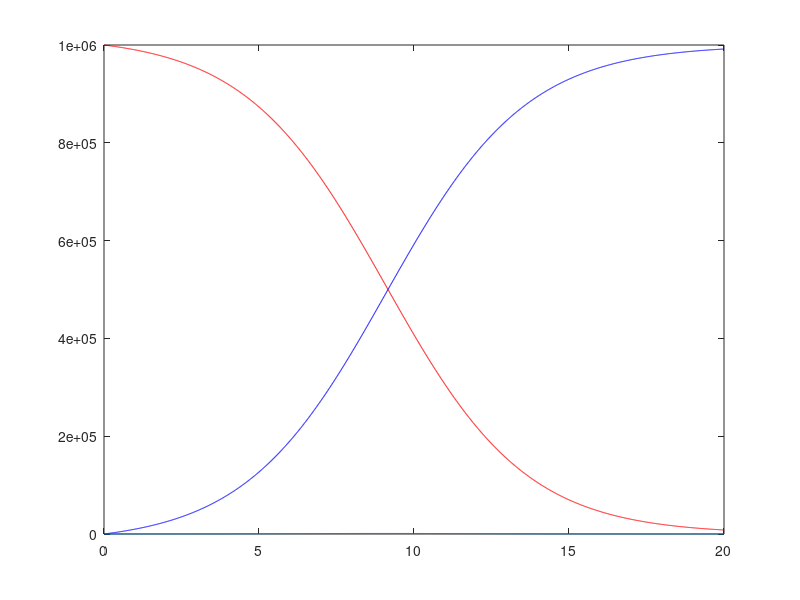

The MATLAB script that drew this image: (Note: this script raises an error after producing the figure.)
%I_t = 0
%p = 0
%q = 50000000
%m = 50000000

iter=2000; 
time_step=0.01; 
q=0.432; P=1000000; 
A(1)=0; 
p=0.008; 
t(1)=0;
for i=2:iter
s(i)=(p +q*A(i-1)/P)*(P-A(i-1))*time_step; 
A(i)=s(i)+A(i-1);
t(i)=t(i-1)+time_step;
end
plot(t,P-A,'r') 
hold on
plot(t,A,'b') 
hold on
plot(t,s)
hold on

hehe

